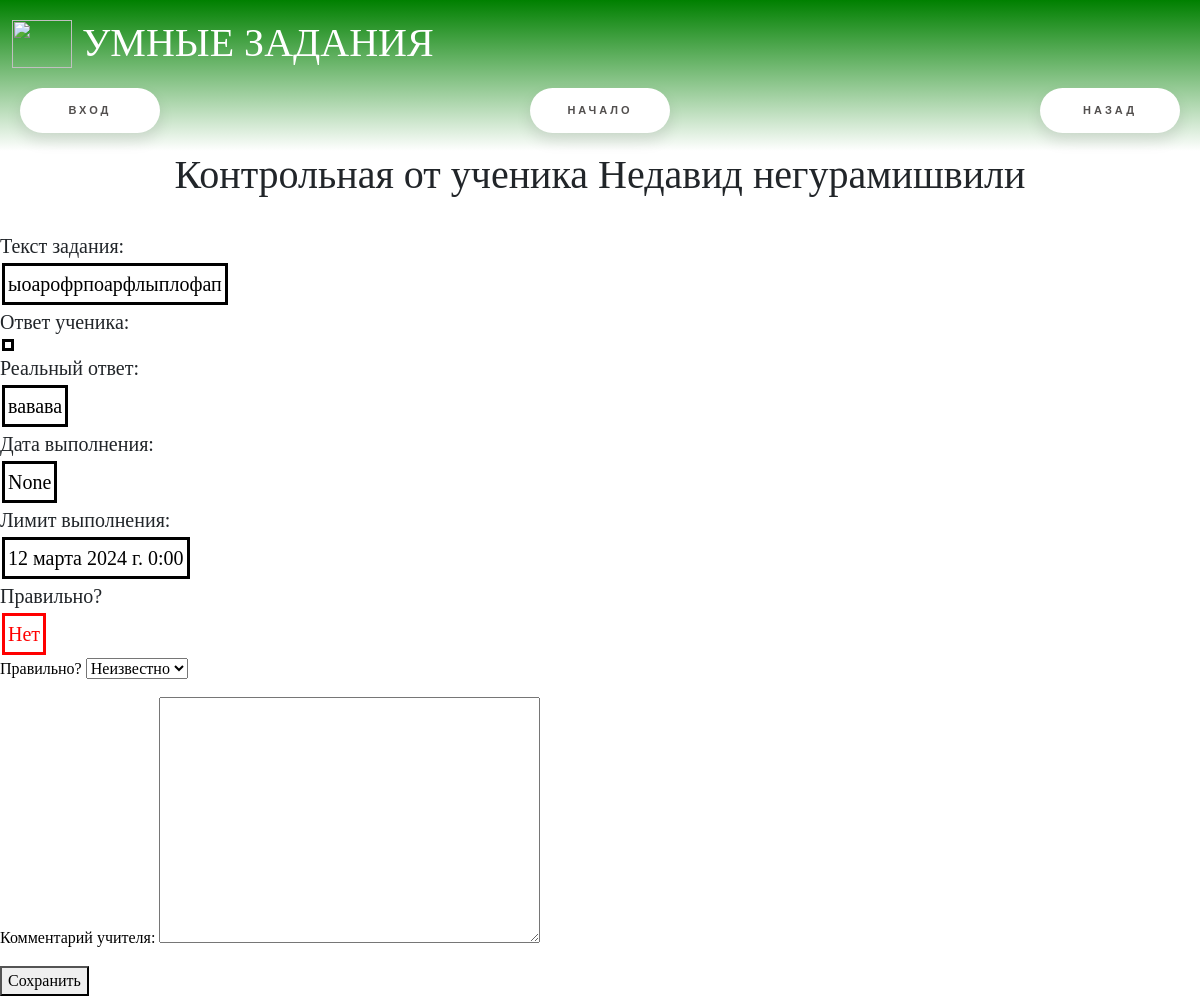
The page /lk/teacher_classes/student_task/4 on the database as committed earlier.
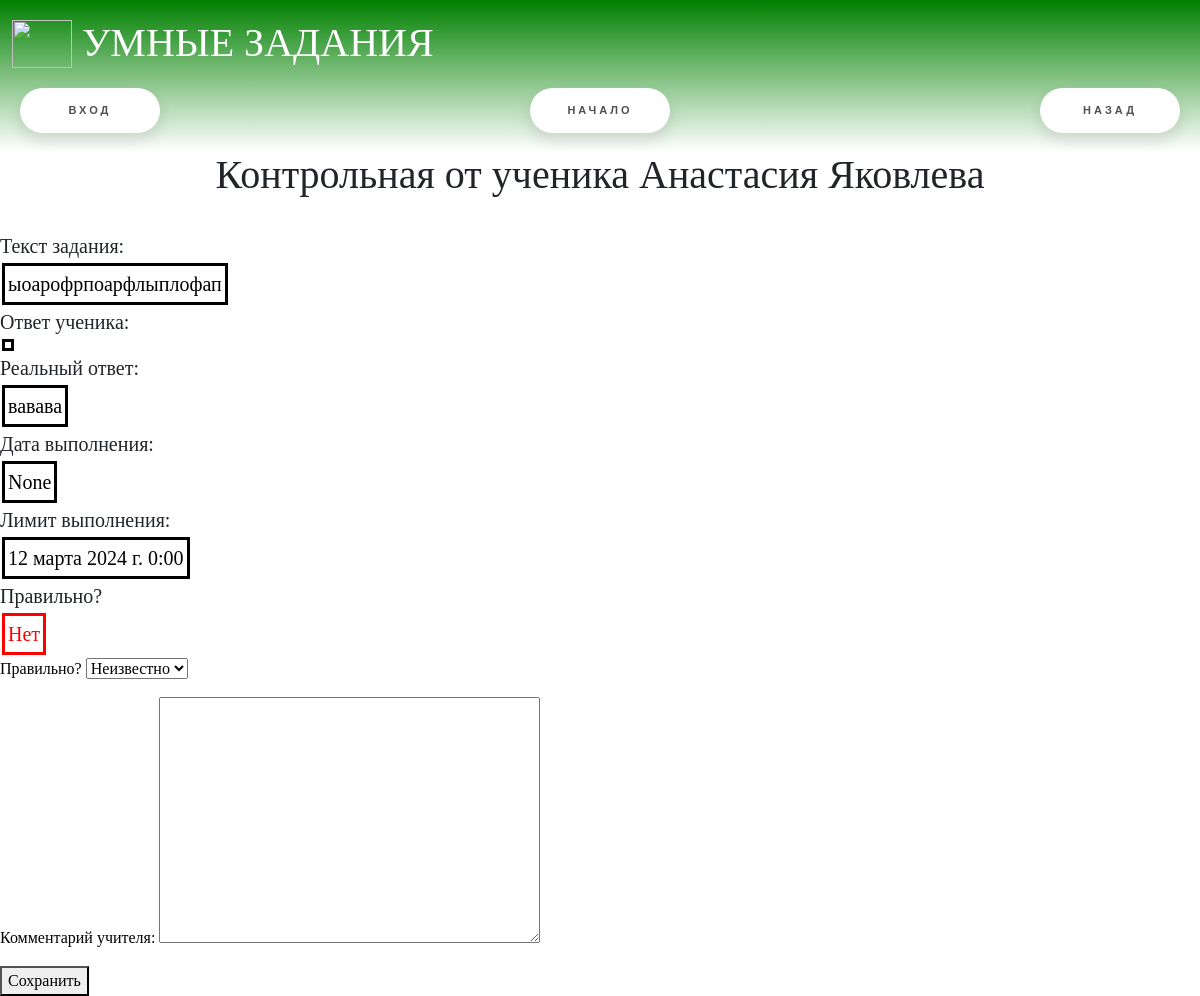
The same page on the database as committed later.
### main/models.py (models this page shows, shortened)
class StudentTask(models.Model):
    task = models.ForeignKey(Task, verbose_name='Задание', on_delete=models.CASCADE)
    student = models.ForeignKey(Student, verbose_name="Ученик", on_delete=models.CASCADE)
    teacher = models.ForeignKey(Teacher, verbose_name="Учитель", on_delete=models.CASCADE)
    student_answer = models.TextField("Ответ ученика")
    is_right = models.BooleanField("Правильно?", blank=True, null=True)
    teacher_check = models.BooleanField("Нужна проверка?", default=False)
    teaher_comment = models.TextField("Комментарий учителя", blank=True, null=True)
    get_date = models.DateTimeField("Дата выдачи", auto_now_add=True)
    done_date = models.DateTimeField("Дата выполнения", null=True, blank=True)
    limite_date = models.DateTimeField("Лимит выполнения", null=True, blank=True)
    class Meta:
        verbose_name = 'Задание ученика'
        verbose_name_plural = "Задания учеников"

class Student(models.Model):
    user = models.ForeignKey(User, verbose_name="Пользователь", on_delete=models.CASCADE, unique=True)
    grade = models.ForeignKey(Grade, verbose_name="Класс", on_delete=models.CASCADE)
    level_of_knowledge = models.IntegerField("Уровень знаний", default=0)
    class Meta:
        verbose_name = 'Ученик'
        verbose_name_plural = "Ученики"

class User(AbstractUser):
    user_type = models.ForeignKey(UserType, verbose_name="Тип пользователя", on_delete=models.SET_NULL, blank=True,
                                  null=True)
    phone_number = models.CharField("Телефон", max_length=15, blank=True, null=True)
    class Meta:
        verbose_name = 'Пользователь'
        verbose_name_plural = "Пользователи"

class Task(models.Model):
    name = models.CharField("Название", max_length=255, default="")
    grade = models.IntegerField("Класс")
    level_of_knowledge = models.IntegerField("Уровень знаний")
    task_text = models.TextField("Текст задания")
    answer = models.CharField("Ответ", max_length=255, null=True, blank=True)
    subject = models.ForeignKey(Subject, verbose_name="Предмет", on_delete=models.CASCADE)
    theme = models.ForeignKey(Theme, verbose_name="Тема", on_delete=models.CASCADE, null=True, blank=True)
    is_neural = models.BooleanField("Написано нейросетью?", default=False)
    teacher_check = models.BooleanField("Нужна проверка?", default=False)
    class Meta:
        verbose_name = 'Задание'
        verbose_name_plural = "Задания"

### main/views.py (the view)
# urls.py: path("lk/teacher_classes/student_task/<int:task_id>", views.student_task_teacher, name="student_task_teacher"),
def student_task_teacher(request, task_id):
    task = models.StudentTask.objects.get(id=task_id)
    if request.method == "POST":
        form = forms.CheckTaskForm(request.POST, instance=task)
        if form.is_valid():
            form.save()
    form = forms.CheckTaskForm(instance=task)
    return render(request, "student_task_teacher.html", {
        "task": task,
        "form": form
    })

### main/forms.py
class CheckTaskForm(forms.ModelForm):
    class Meta:
        model = models.StudentTask
        fields = ("is_right", "teaher_comment")

### main/templates/student_task_teacher.html (shortened to what this page needs)
{% extends "base.html" %}
{% block content  %}
    <h1>{{task.task.name}} от ученика {{task.student.user.first_name}} {{task.student.user.last_name}}</h1>
    <br>
    <div class="task-description">Текст задания:<p class="videlenie">{{task.task.task_text}}</p></div>
    <div class="task-description">Ответ ученика: <p class="videlenie">{{task.student_answer}}</p></div>
    <div class="task-description">Реальный ответ: <p class="videlenie">{{task.task.answer}}</p></div>
    <div class="task-description">Дата выполнения: <p class="videlenie">{{task.done_date}}</p></div>
    <div class="task-description">Лимит выполнения: <p class="videlenie">{{task.limite_date}}</p></div>
    <div class="task-description">Правильно? {% if task.is_right %}<p class="videlenie" style="color:green; border-color: green;">Да</p>{% else %}<p class="videlenie" style="color:red; border-color: red;">Нет</p>{% endif %}</div>
    <form method="post">
        {{form.as_p}}
        <button type="submit">Сохранить</button>
    </form>
{% endblock %}

Rows that differ between the two databases and show on the page:
changed through a linked row, StudentTask "None": student.user.first_name "Недавид" → "Анастасия"; student.user.last_name "негурамишвили" → "Яковлева"
